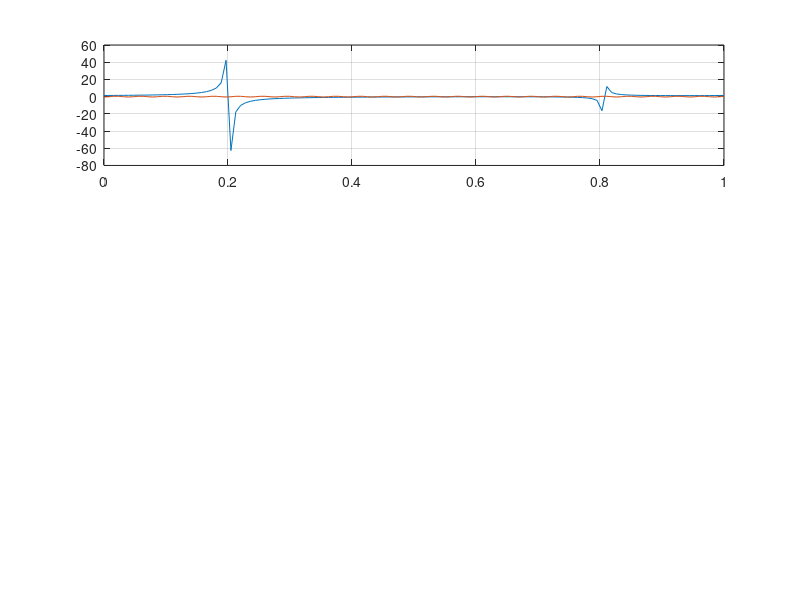

Write MATLAB code to recreate this figure.
clc; clear all;
close all;
N = 128;
t=0:N-1; fn = 0.2; f = linspace(0,1,N);
x = sin(2*pi*fn*t)*cosd(30) - sqrt(-1)*cos(2*pi*fn*t)*sind(30);
X = fft(x);
xr = real(X); xi = imag(x);
subplot(311); plot(f,xr,f,xi);grid
